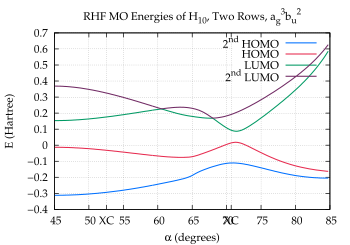

Generate this figure with gnuplot:
set term postscript enhanced eps color "Palatino" 16
set size 0.7, 0.7
set encoding iso

# Set line styles
set style line  1 lt 1 lw 3 lc rgb "#0070FF" pt 6    # blue
set style line  2 lt 1 lw 3 lc rgb "#E52B50" pt 6    # red
set style line  3 lt 1 lw 3 lc rgb "#009A63" pt 6    # green
set style line  4 lt 1 lw 3 lc rgb "#702963" pt 6    # purple
set style line  5 lt 1 lw 3 lc rgb "#F28500" pt 6    # orange
set style line  6 lt 1 lw 3 lc rgb "#00BFFF" pt 6    # deep sky blue
set style line  7 lt 1 lw 3 lc rgb "#FF91A4" pt 6    # pink
set style line  8 lt 1 lw 3 lc rgb "#50C878" pt 6    # light green
set style line  9 lt 1 lw 3 lc rgb "#C9A0DC" pt 6    # lavender
set style line 10 lt 1 lw 3 lc rgb "#000000" pt 6    # black
set style line 11 lt 2 lw 3 lc rgb "#0070FF" pt 6    # blue
set style line 12 lt 2 lw 3 lc rgb "#E52B50" pt 6    # red
set style line 13 lt 2 lw 3 lc rgb "#009A63" pt 6    # green
set style line 14 lt 2 lw 3 lc rgb "#702963" pt 6    # purple
set style line 15 lt 2 lw 3 lc rgb "#F28500" pt 6    # orange
set style line 16 lt 2 lw 3 lc rgb "#00BFFF" pt 6    # deep sky blue
set style line 17 lt 2 lw 3 lc rgb "#FF91A4" pt 6    # pink
set style line 18 lt 2 lw 3 lc rgb "#50C878" pt 6    # light green
set style line 19 lt 2 lw 3 lc rgb "#C9A0DC" pt 6    # lavender
set style line 20 lt 2 lw 3 lc rgb "#000000" pt 6    # black
set style line 100 lt 1 lw 1 lc rgb "#FFFFFF"

set title "RHF MO Energies of H_{10}, Two Rows, a_g^3b_u^2"
set xlabel "{/Symbol a} (degrees)"
set ylabel "E (Hartree)"
set xtics 0, 5.0 
set xtics add ("XC" 19.34)
set xtics add ("XC" 37.44)
set xtics add ("XC" 52.56)
set xtics add ("XC" 70.66)
set grid xtics x2tics ytics

set output "MOE_ag3bu2.eps"
set xrange [45:85]
set yrange [*:*]
plot "ag3bu2/h10MOE" u 1:7 w l ls 1 ti "2^{nd} HOMO",  \
     "ag3bu2/h10MOE" u 1:8 w l ls 2 ti "HOMO",  \
     "ag3bu2/h10MOE" u 1:9 w l ls 3 ti "LUMO",  \
     "ag3bu2/h10MOE" u 1:10 w l ls 4 ti "2^{nd} LUMO"
